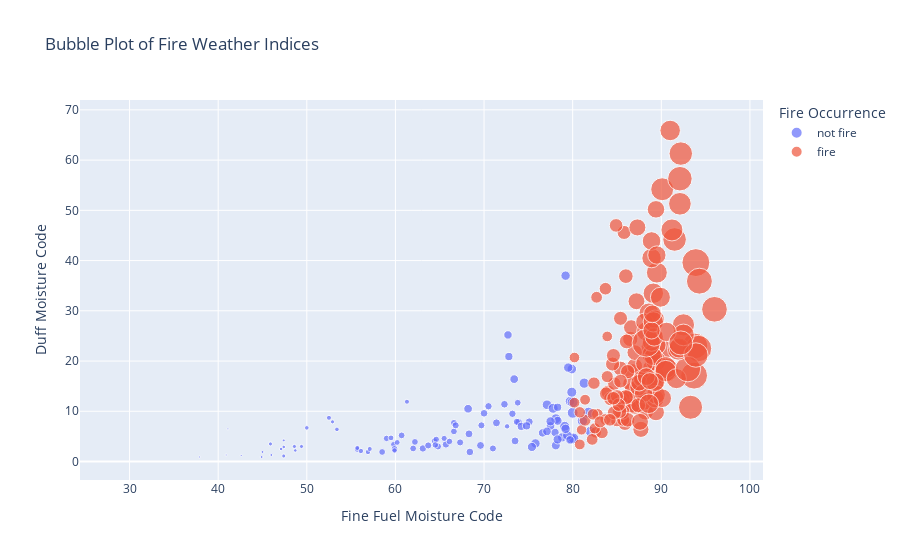

Notebook source saved alongside this figure:
### Code cell
bubble_plot = px.scatter(
    Algeria_data,
    x='FFMC',
    y='DMC',
    size='ISI',
    color='Classes',
    hover_data=['BUI', 'FWI', 'DC'],
    title='Bubble Plot of Fire Weather Indices',
    labels={
        'FFMC': 'Fine Fuel Moisture Code',
        'DMC': 'Duff Moisture Code',
        'ISI': 'Initial Spread Index',
        'Classes': 'Fire Occurrence'
    }
)
bubble_plot.show()

### Figure 1 — Plotly figure (JSON) as saved in the notebook; plotly's stock layout.template omitted (floating-point values rounded to 4 significant figures; data arrays with more than 128 entries replaced by an {"elided": "..."} marker saying what was removed)
{"data": [{"customdata": {"elided": "106x3 float values"}, "hovertemplate": "Fire Occurrence=not fire<br>Fine Fuel Moisture Code=%{x}<br>Duff Moisture Code=%{y}<br>Initial Spread Index=%{marker.size}<br>BUI=%{customdata[0]}<br>FWI=%{customdata[1]}<br>DC=%{customdata[2]}<extra></extra>", "legendgroup": "not fire", "marker": {"color": "#636efa", "size": [1.3, 1, 0.3, 0, 1.2, 0.4, 1.3, 0.5, 1, 0.4, 0, 0, 0.7, 2.5, 0.9, 2.4, 2.2, 1.1, 0.8, 1.3, 2.7, 2.8, 1.1, 1.1, 2.6, 1.5, 3, 1.4, 1.1, 0.7, 1.8, 1.8, 1.4, 2, 1.7, 1.7, 2.2, 2.5, 1.7, 0.6, 0.2, 0, 0.1, 1.4, 2.1, 1.5, 1.1, 0.7, 0.7, 1.1, 1.2, 0.1, 0.4, 0.2, 1.9, 2.4, 1.2, 1.5, 0.4, 2.5, 1.8, 0.3, 0.2, 0.6, 0.6, 0.3, 2.2, 1.8, 1.5, 2.4, 1.4, 0.5, 1.2, 0.2, 1.1, 0.9, 1, 0.8, 1.9, 1.6, 2.2, 1.2, 2, 1.6, 1.6, 1.1, 1.6, 2.8, 2, 1.3, 1.2, 2.1, 0.1, 2, 1.5, 1, 1, 0.8, 2.1, 2.1, 0.6, 2.4, 0.1, 0.4, 1.7, 1.2], "sizemode": "area", "sizeref": 0.0475, "symbol": "circle"}, "mode": "markers", "name": "not fire", "orientation": "v", "showlegend": true, "type": "scatter", "x": [65.7, 64.4, 47.1, 28.6, 64.8, 52.9, 73.2, 50, 59, 49.4, 36.1, 37.3, 56.9, 79.9, 59.8, 79.1, 79.9, 59.9, 55.7, 63.1, 80.1, 80, 66.6, 66.6, 81.1, 75.1, 81.8, 73.9, 60.7, 72.6, 73.4, 68.2, 70, 78.8, 78, 76.6, 77.1, 81.3, 72.7, 52.5, 46, 30.5, 42.6, 68.4, 75.8, 69.6, 62, 56.1, 59.9, 58.5, 71, 40.9, 47.4, 44.9, 78.1, 77.8, 73.7, 68.3, 48.6, 82, 77.5, 47.4, 45, 57.1, 55.7, 48.7, 79.4, 77.1, 71.4, 78.1, 72.3, 53.4, 66.8, 47.4, 62.2, 65.5, 64.6, 60.2, 78.3, 74.2, 79.7, 63.7, 77.5, 74.8, 72.8, 73.8, 78.3, 80, 78.3, 70.5, 69.7, 79.2, 37.9, 75.4, 73.5, 66.1, 64.5, 59.5, 79.2, 79.5, 61.3, 79.9, 41.1, 45.9, 79.7, 67.3], "xaxis": "x", "y": [3.4, 4.1, 2.5, 1.3, 3, 7.9, 9.5, 6.7, 4.6, 3, 1.7, 1.1, 1.9, 4.5, 3.4, 7, 18.4, 2.5, 2.4, 2.6, 4.6, 9.7, 7.7, 6, 8.1, 7.9, 9.7, 7.8, 5.2, 7, 16.4, 10.5, 9.6, 4.8, 5.8, 5.7, 11.3, 15.6, 25.2, 8.7, 1.3, 0.7, 1.2, 1.9, 3.6, 3.2, 2.6, 2.1, 2.2, 1.9, 2.6, 1.3, 1.1, 0.9, 3.2, 10.6, 7.9, 5.5, 3, 6, 7.1, 2.9, 1.9, 2.5, 2.7, 2.2, 5.2, 6, 7.7, 8.5, 11.4, 6.4, 7.2, 4.2, 3.9, 4.6, 4.4, 3.8, 8.1, 7, 12, 3.2, 8, 7.1, 20.9, 11.7, 10.8, 11.8, 4.4, 11, 7.2, 37, 0.9, 2.9, 4.1, 4, 3.3, 4.7, 6.5, 18.7, 11.9, 13.8, 6.5, 3.5, 4.3, 3.8], "yaxis": "y"}, {"customdata": {"elided": "137x3 float values"}, "hovertemplate": "Fire Occurrence=fire<br>Fine Fuel Moisture Code=%{x}<br>Duff Moisture Code=%{y}<br>Initial Spread Index=%{marker.size}<br>BUI=%{customdata[0]}<br>FWI=%{customdata[1]}<br>DC=%{customdata[2]}<extra></extra>", "legendgroup": "fire", "marker": {"color": "#EF553B", "size": {"elided": "137 float values"}, "sizemode": "area", "sizeref": 0.0475, "symbol": "circle"}, "mode": "markers", "name": "fire", "orientation": "v", "showlegend": true, "type": "scatter", "x": {"elided": "137 float values"}, "xaxis": "x", "y": {"elided": "137 float values"}, "yaxis": "y"}], "layout": {"legend": {"itemsizing": "constant", "title": {"text": "Fire Occurrence"}, "tracegroupgap": 0}, "title": {"text": "Bubble Plot of Fire Weather Indices"}, "xaxis": {"anchor": "y", "domain": [0, 1], "title": {"text": "Fine Fuel Moisture Code"}}, "yaxis": {"anchor": "x", "domain": [0, 1], "title": {"text": "Duff Moisture Code"}}}}
